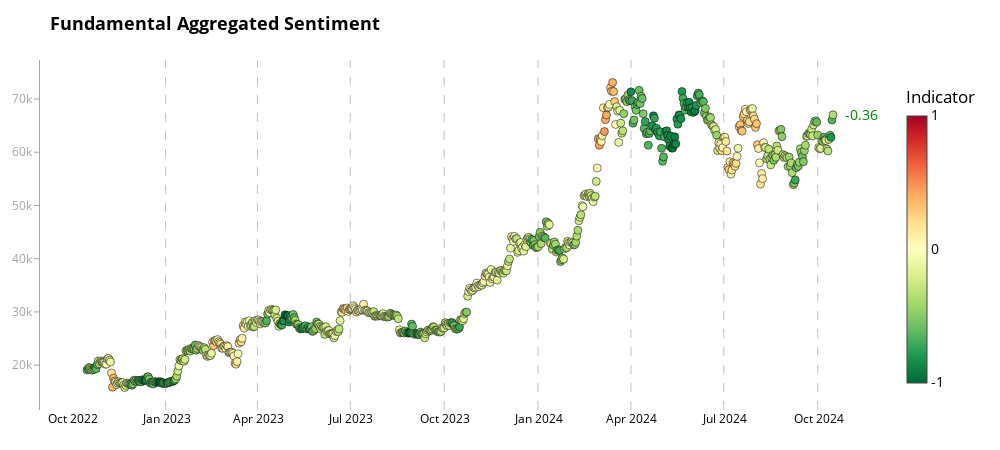

The cell this chart's notebook holds for it:
### Code cell
# Example usage
fig2 = chart_aggregate(merged_df, 'aggregate_indicator_equalweight', 'price_usd_close', "Fundamental Aggregated Sentiment")
fig2.show()
pio.write_html(fig2, file=f'aggregated_scatter_analysis_fundamental_aggr_last_2year.html')
print("All charts have been displayed and saved as separate HTML files.")

### Figure 1 — Plotly figure (JSON) as saved in the notebook; plotly's stock layout.template omitted (floating-point values rounded to 4 significant figures; data arrays with more than 128 entries replaced by an {"elided": "..."} marker saying what was removed)
{"data": [{"hoverinfo": "text", "marker": {"cmax": 1, "cmin": -1, "color": {"elided": "732 float values"}, "colorbar": {"len": 0.9, "lenmode": "fraction", "thickness": 20, "ticktext": ["-1", "0", "1"], "tickvals": [-1, 0, 1], "title": {"text": "Indicator"}, "x": 1.02, "xpad": 10}, "colorscale": [[0.0, "rgb(0,104,55)"], [0.1, "rgb(26,152,80)"], [0.2, "rgb(102,189,99)"], [0.3, "rgb(166,217,106)"], [0.4, "rgb(217,239,139)"], [0.5, "rgb(255,255,191)"], [0.6, "rgb(254,224,139)"], [0.7, "rgb(253,174,97)"], [0.8, "rgb(244,109,67)"], [0.9, "rgb(215,48,39)"], [1.0, "rgb(165,0,38)"]], "line": {"color": "black", "width": 0.5}, "size": 8}, "mode": "markers", "text": {"elided": "732 str values"}, "x": {"elided": "732 str values"}, "y": {"elided": "732 float values"}, "type": "scatter"}], "layout": {"shapes": [{"line": {"color": "rgba(128, 128, 128, 0.7)", "dash": "dash", "width": 1}, "opacity": 0.7, "type": "line", "x0": "2022-12-31T00:00:00", "x1": "2022-12-31T00:00:00", "xref": "x", "y0": 0, "y1": 1, "yref": "y domain"}, {"line": {"color": "rgba(128, 128, 128, 0.7)", "dash": "dash", "width": 1}, "opacity": 0.7, "type": "line", "x0": "2023-03-31T00:00:00", "x1": "2023-03-31T00:00:00", "xref": "x", "y0": 0, "y1": 1, "yref": "y domain"}, {"line": {"color": "rgba(128, 128, 128, 0.7)", "dash": "dash", "width": 1}, "opacity": 0.7, "type": "line", "x0": "2023-06-30T00:00:00", "x1": "2023-06-30T00:00:00", "xref": "x", "y0": 0, "y1": 1, "yref": "y domain"}, {"line": {"color": "rgba(128, 128, 128, 0.7)", "dash": "dash", "width": 1}, "opacity": 0.7, "type": "line", "x0": "2023-09-30T00:00:00", "x1": "2023-09-30T00:00:00", "xref": "x", "y0": 0, "y1": 1, "yref": "y domain"}, {"line": {"color": "rgba(128, 128, 128, 0.7)", "dash": "dash", "width": 1}, "opacity": 0.7, "type": "line", "x0": "2023-12-31T00:00:00", "x1": "2023-12-31T00:00:00", "xref": "x", "y0": 0, "y1": 1, "yref": "y domain"}, {"line": {"color": "rgba(128, 128, 128, 0.7)", "dash": "dash", "width": 1}, "opacity": 0.7, "type": "line", "x0": "2024-03-31T00:00:00", "x1": "2024-03-31T00:00:00", "xref": "x", "y0": 0, "y1": 1, "yref": "y domain"}, {"line": {"color": "rgba(128, 128, 128, 0.7)", "dash": "dash", "width": 1}, "opacity": 0.7, "type": "line", "x0": "2024-06-30T00:00:00", "x1": "2024-06-30T00:00:00", "xref": "x", "y0": 0, "y1": 1, "yref": "y domain"}, {"line": {"color": "rgba(128, 128, 128, 0.7)", "dash": "dash", "width": 1}, "opacity": 0.7, "type": "line", "x0": "2024-09-30T00:00:00", "x1": "2024-09-30T00:00:00", "xref": "x", "y0": 0, "y1": 1, "yref": "y domain"}], "annotations": [{"align": "left", "font": {"color": "green", "size": 14}, "showarrow": false, "text": "-0.36", "x": "2024-10-15T00:00:00", "xanchor": "left", "xshift": 10, "y": 67030.0, "yanchor": "middle"}], "title": {"font": {"color": "black", "size": 18, "weight": "bold"}, "text": "Fundamental Aggregated Sentiment"}, "font": {"color": "black", "size": 14}, "margin": {"l": 40, "r": 120, "t": 60, "b": 40}, "showlegend": false, "hovermode": "closest", "plot_bgcolor": "white", "paper_bgcolor": "white", "width": 1000, "height": 450, "xaxis": {"tickfont": {"color": "black", "size": 12}, "showgrid": false, "zeroline": false, "dtick": "M3", "tickformat": "%b %Y", "showline": false, "mirror": false}, "yaxis": {"tickfont": {"color": "rgba(128, 128, 128, 0.7)", "size": 12}, "showgrid": false, "zeroline": false, "showline": true, "linewidth": 1, "linecolor": "rgba(128, 128, 128, 0.7)", "mirror": false, "ticks": "outside", "ticklen": 5, "tickcolor": "rgba(128, 128, 128, 0.7)"}}}
